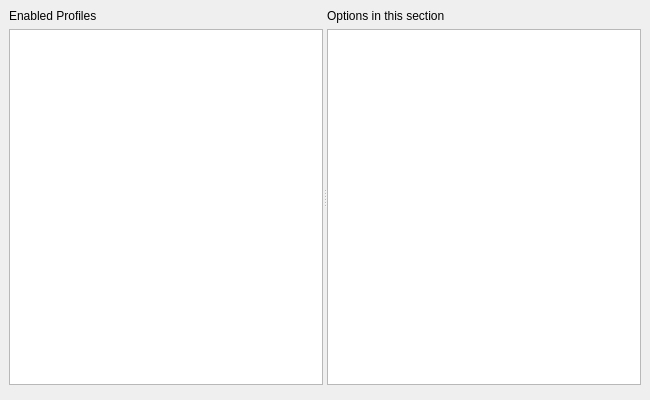
<?xml version="1.0" encoding="UTF-8"?>
<ui version="4.0">
 <class>AttachedProfilesDialog</class>
 <widget class="QDialog" name="AttachedProfilesDialog">
  <property name="geometry">
   <rect>
    <x>0</x>
    <y>0</y>
    <width>650</width>
    <height>400</height>
   </rect>
  </property>
  <property name="windowTitle">
   <string>Enabled Profiles Attached to Options</string>
  </property>
  <layout class="QVBoxLayout" name="vboxlayout">
   <property name="spacing">
    <number>6</number>
   </property>
   <property name="leftMargin">
    <number>9</number>
   </property>
   <property name="topMargin">
    <number>9</number>
   </property>
   <property name="rightMargin">
    <number>9</number>
   </property>
   <property name="bottomMargin">
    <number>9</number>
   </property>
   <item>
    <widget class="QSplitter" name="splitter">
     <property name="orientation">
      <enum>Qt::Horizontal</enum>
     </property>
     <widget class="QWidget" name="left_panel">
      <layout class="QVBoxLayout" name="left_layout">
       <property name="leftMargin">
        <number>0</number>
       </property>
       <property name="topMargin">
        <number>0</number>
       </property>
       <property name="rightMargin">
        <number>0</number>
       </property>
       <property name="bottomMargin">
        <number>0</number>
       </property>
       <item>
        <widget class="QLabel" name="profiles_label">
         <property name="text">
          <string>Enabled Profiles</string>
         </property>
        </widget>
       </item>
       <item>
        <widget class="QTreeWidget" name="profile_list">
         <property name="headerHidden">
          <bool>true</bool>
         </property>
         <property name="rootIsDecorated">
          <bool>false</bool>
         </property>
         <property name="selectionMode">
          <enum>QAbstractItemView::ExtendedSelection</enum>
         </property>
         <column>
          <property name="text">
           <string notr="true">1</string>
          </property>
         </column>
         <column>
          <property name="text">
           <string notr="true">2</string>
          </property>
         </column>
        </widget>
       </item>
      </layout>
     </widget>
     <widget class="QWidget" name="right_panel">
      <layout class="QVBoxLayout" name="right_layout">
       <property name="leftMargin">
        <number>0</number>
       </property>
       <property name="topMargin">
        <number>0</number>
       </property>
       <property name="rightMargin">
        <number>0</number>
       </property>
       <property name="bottomMargin">
        <number>0</number>
       </property>
       <item>
        <widget class="QLabel" name="options_label">
         <property name="text">
          <string>Options in this section</string>
         </property>
        </widget>
       </item>
       <item>
        <widget class="QTreeWidget" name="settings_tree">
         <property name="headerHidden">
          <bool>true</bool>
         </property>
         <column>
          <property name="text">
           <string notr="true">1</string>
          </property>
         </column>
        </widget>
       </item>
      </layout>
     </widget>
    </widget>
   </item>
   <item>
    <widget class="QDialogButtonBox" name="buttonBox">
     <property name="standardButtons">
      <set>QDialogButtonBox::NoButton</set>
     </property>
    </widget>
   </item>
  </layout>
 </widget>
 <resources/>
 <connections/>
</ui>
